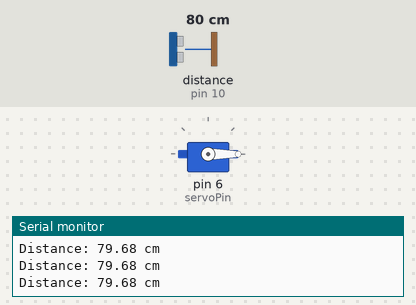
Simulated run of this sketch. Board: Arduino Uno, built with avr-gcc and run on an emulated ATmega328P. Shown: servo, the last lines printed to the serial monitor. Wiring (inferred from the names in the program): ultrasonic range finder: trigger pin 9; echo pin 10. The inputs (shaded band) are chosen by the test bench; at power-on: distance to the obstacle (sensor on pin 10) 80 cm. The echo pulse lasts 58.3 µs per cm.

Above: at 2.2 s.
2.3 s: distance to the obstacle (sensor on pin 10) set to 22 cm
3.8 s: distance to the obstacle (sensor on pin 10) set to 18 cm
At 4.5 s:
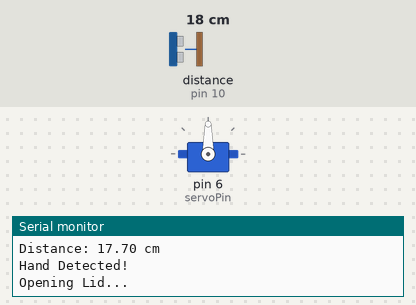
Timing chart, 0 to 11.3 s (numbered marks = the images above; inputs shaded):
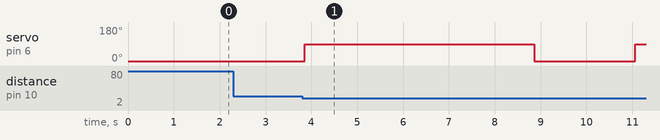

The sketch:

Smart_Dustbin.ino
```cpp
#include <Servo.h>

Servo lidServo;

const int trigPin = 9;
const int echoPin = 10;
const int servoPin = 6;

const int openAngle = 90;
const int closeAngle = 0;

const int detectDistance = 20;

long duration;
float distance;

float getDistance() {
  digitalWrite(trigPin, LOW);
  delayMicroseconds(2);

  digitalWrite(trigPin, HIGH);
  delayMicroseconds(10);
  digitalWrite(trigPin, LOW);

  duration = pulseIn(echoPin, HIGH, 30000);

  if (duration == 0) {
    return -1;
  }

  return duration * 0.0343 / 2;
}

void setup() {
  Serial.begin(9600);

  pinMode(trigPin, OUTPUT);
  pinMode(echoPin, INPUT);

  lidServo.attach(servoPin);

  // Start with lid closed
  lidServo.write(closeAngle);
  delay(1000);
}

void loop() {

  distance = getDistance();

  if (distance < 0) {
    Serial.println("No Echo");
    delay(200);
    return;
  }

  Serial.print("Distance: ");
  Serial.print(distance);
  Serial.println(" cm");

  // Detect hand
  if (distance <= detectDistance && distance > 0) {

    Serial.println("Hand Detected!");
    Serial.println("Opening Lid...");

    // Open lid
    lidServo.write(openAngle);

    // Keep lid open for 5 seconds
    delay(5000);

    Serial.println("Closing Lid...");

    // Close lid
    lidServo.write(closeAngle);

    // Wait before checking again
    delay(2000);

    Serial.println("Ready");
  }

  delay(200);
}
```

Measured:
- the behaviour switches between 21 and 20 cm on distance to the obstacle (sensor on pin 10) (found by bisection; images 0 and 1)
- after the input at 3.8 s, servo on pin 6 (servoPin): 0° → 90° after 0.06 s, → 0° 5.0 s later, → 90° 2.2 s later
